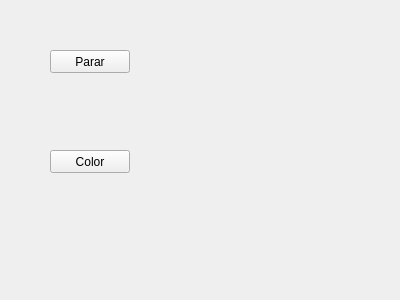
<?xml version="1.0" encoding="UTF-8"?>
<ui version="4.0">
 <class>WidgetBola</class>
 <widget class="QWidget" name="WidgetBola">
  <property name="geometry">
   <rect>
    <x>0</x>
    <y>0</y>
    <width>400</width>
    <height>300</height>
   </rect>
  </property>
  <property name="windowTitle">
   <string>Form</string>
  </property>
  <widget class="QPushButton" name="botonParar">
   <property name="geometry">
    <rect>
     <x>50</x>
     <y>50</y>
     <width>80</width>
     <height>23</height>
    </rect>
   </property>
   <property name="text">
    <string>Parar</string>
   </property>
  </widget>
  <widget class="QPushButton" name="botonColor">
   <property name="geometry">
    <rect>
     <x>50</x>
     <y>150</y>
     <width>80</width>
     <height>23</height>
    </rect>
   </property>
   <property name="text">
    <string>Color</string>
   </property>
  </widget>
 </widget>
 <resources/>
 <connections/>
</ui>
